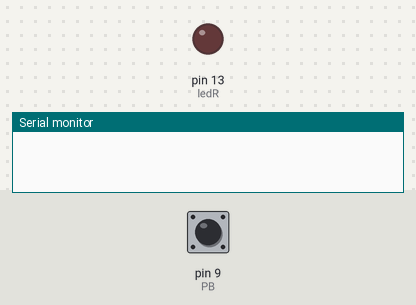
The sketch below on a simulated Arduino Uno, built with avr-gcc and run on an emulated ATmega328P. On the bench: output pins drawn as LEDs (lit = HIGH), the last lines printed to the serial monitor. Inputs (shaded band) come from the test bench; at power-on: pin 9 (PB) HIGH.

Above: at 0.1 s.
At 36.1 s:
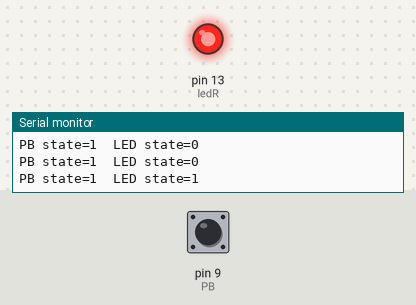
Timing chart, 0 to 39.5 s (numbered marks = the images above):
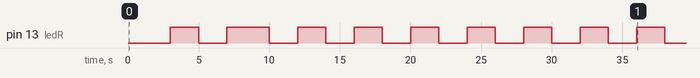

The sketch:

PB_Value_and_blink_without_using_delay__20230313.ino
```cpp
/*
PB value displayed on serial monitor;
PB=9;
blink(without using Delay)
Delay time 2S;
*/
 const int ledR=13; //the number of the LED pin
 int  PB=9; //the number of PB pin
 const long flashing=2000; //blink time(flashing)
 int ledState=LOW; //set LED state
 unsigned long previousMillis = 0;  // will store last time LED was updated
 int x; //variable to store pb state
void setup() {
  // put your setup code here, to run once:
 pinMode(ledR,OUTPUT); //set Pin mode
 pinMode(PB,INPUT_PULLUP);//set Pin mode
 Serial.begin(9600); //baud rate

}

void loop() {
  // put your main code here, to run repeatedly:
 delay(1000); // set delay to do the trobleshooting

 x = digitalRead(PB); //store PB state
 Serial.print("PB state=");
Serial.print(x);  //show to PB state,Serial Monitor;

// check to see if it's time to blink the LED; that is, if the difference
  // between the current time and last time you blinked the LED is bigger than
  // the interval at which you want to blink the LED.
  unsigned long currentMillis = millis(); //current time
//compare the current time and the previous time;if difference value is bigger than
//the flashing time,then store current time to previous time.otherwaise do next step
 if (currentMillis - previousMillis >= flashing){
   previousMillis = currentMillis;
   //flashing the led
   if (ledState == LOW){
     ledState  = HIGH;
   }
   else{
     ledState =LOW;
   }
   // Write the led state;
   digitalWrite(ledR,ledState);
 }
 Serial.print("\t");
 Serial.print("LED state=");
 Serial.println(ledState);

}
```

Measured:
- by itself, pin 13 (ledR): goes HIGH 2.0 s, LOW 2.0 s, HIGH 3.0 s, 7 × (LOW 2.0 s, HIGH 2.0 s), then LOW
